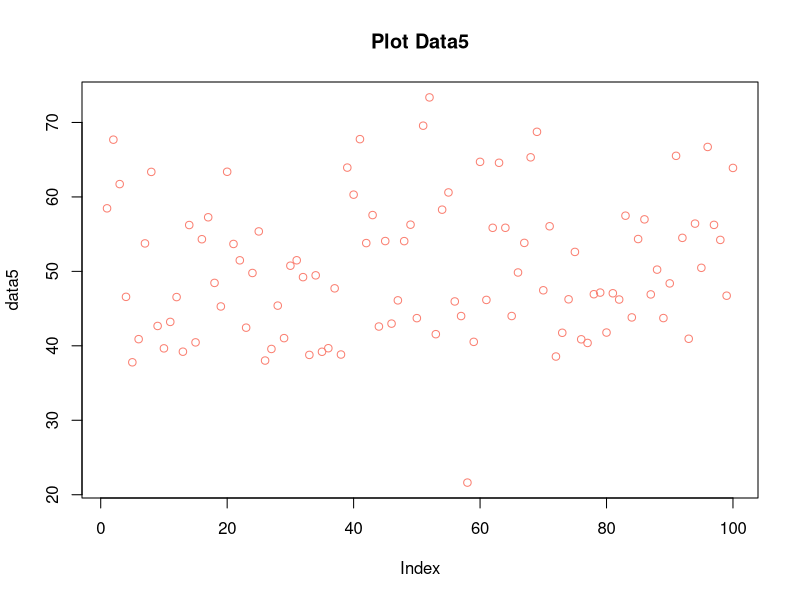
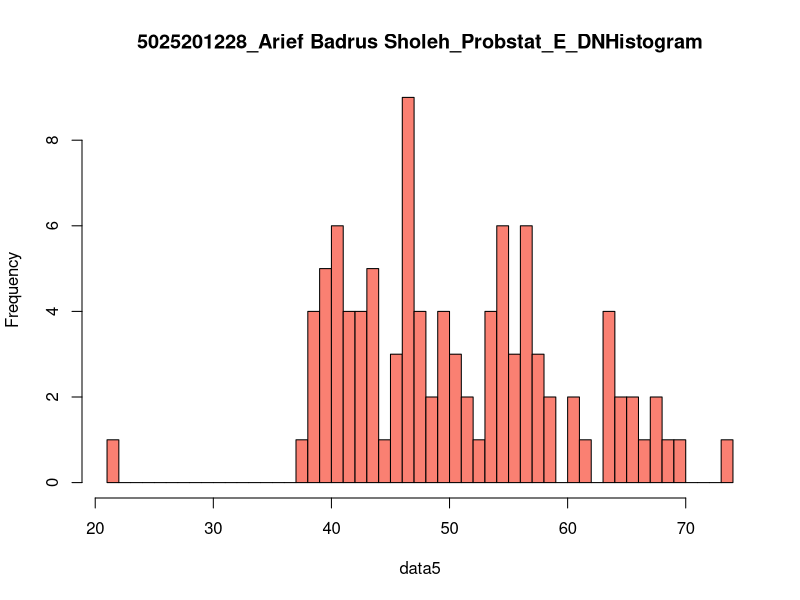

The R script that drew these images, in order:
#  =================== 6 ====================
n = 100
mean = 50
sd = 8

## a
data5 = rnorm(n, mean, sd) ;data5

mean(data5)

X1 = 50
X2 = 51

Z2 = (X2-mean(data5))/sd(data5) ;Z2
Z1 = 1-((X1-mean(data5))/sd(data5)) ;Z1
Z = Z1 +Z2 ;Z

plot(data5, main = "Plot Data5", col = "salmon", pch = 1)

## b
hist(data5, main = "5025201228_Arief Badrus Sholeh_Probstat_E_DNHistogram", breaks = 50, col = "salmon")

## c
var(data5)